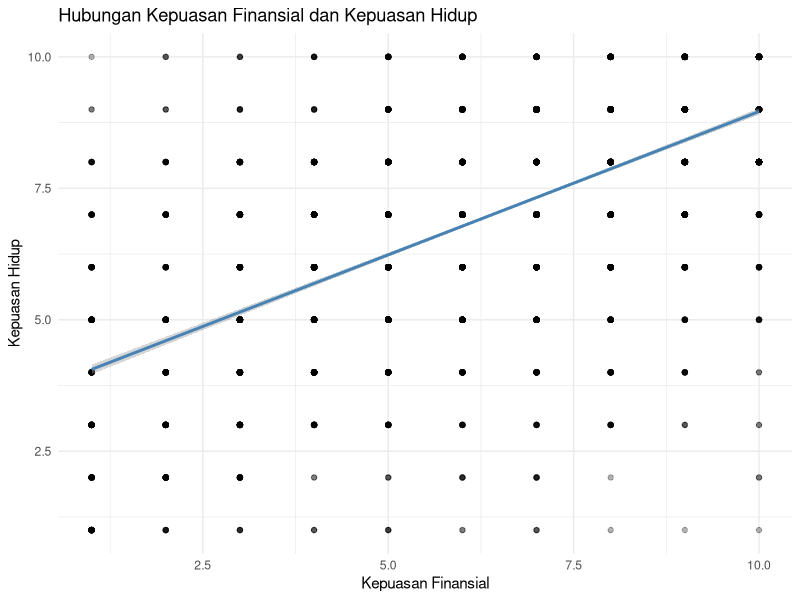
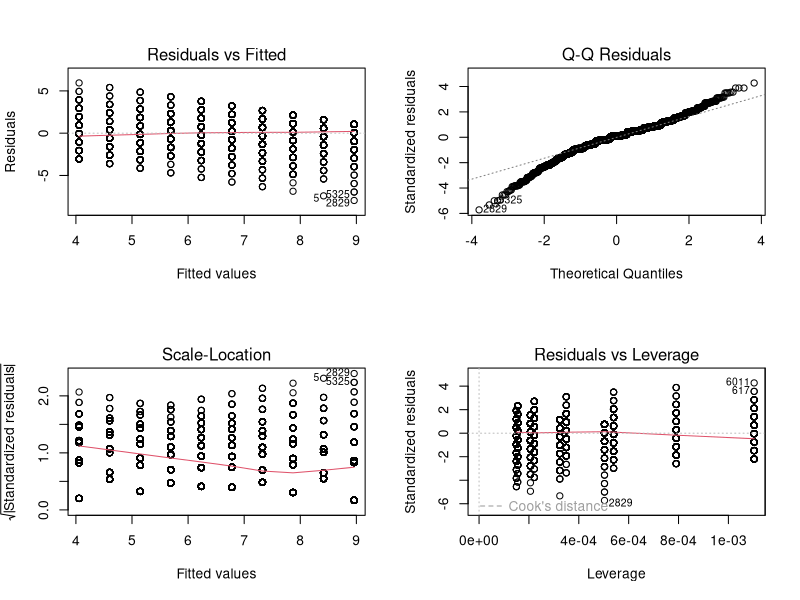
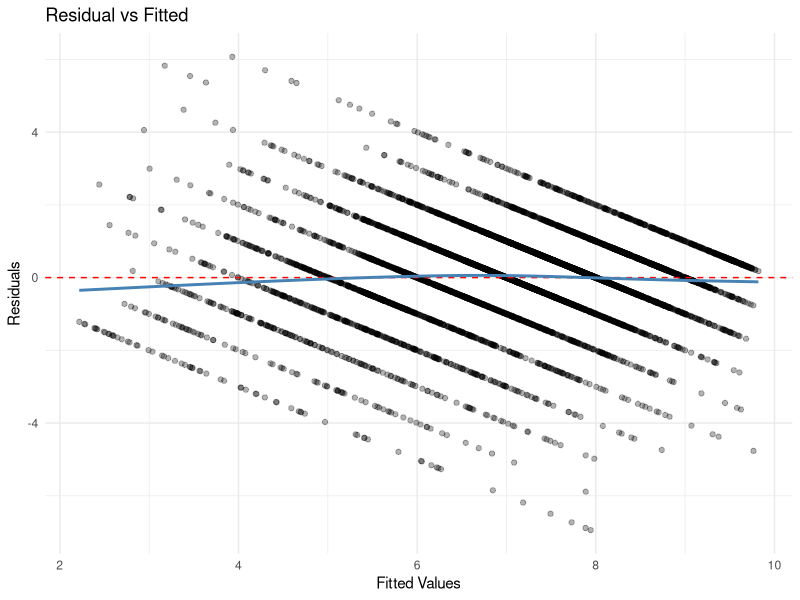
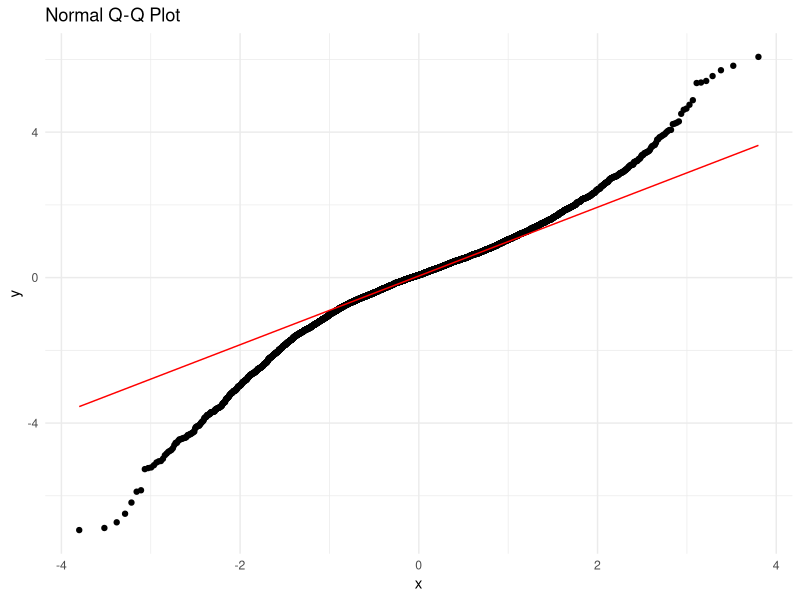
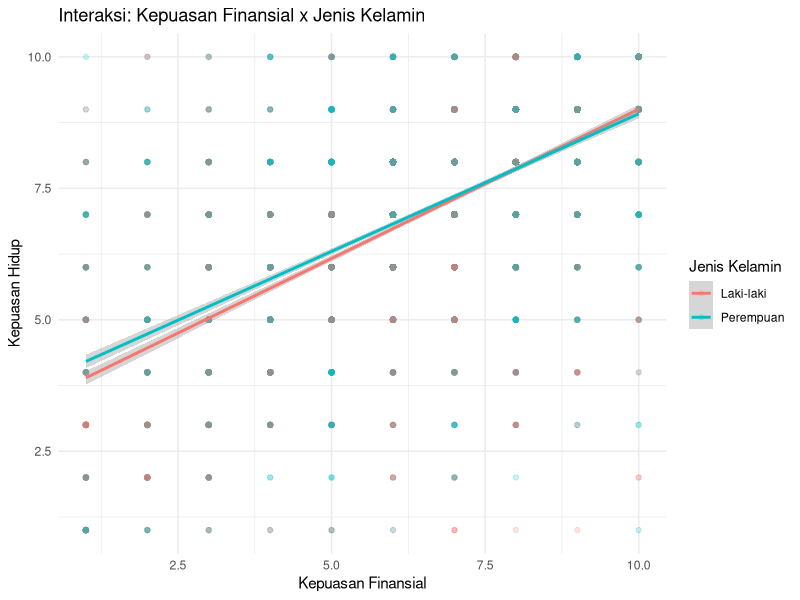

Write the R code that produced these figures, in order.
## ---- chunk 1
#| echo: false
#| warning: false
#| message: false
library(tidyverse)
library(readxl)
library(broom)
library(car)
library(lmtest)
library(sandwich)
library(knitr)
set.seed(2026)
## ---- chunk 2
#| echo: true
wvs <- read_excel("data/regresi/wvs1.xlsx")
glimpse(wvs)
## ---- chunk 3
#| echo: true
# Pilih variabel yang diperlukan dan hapus missing values
dat <- wvs |>
  select(kepuasan_hidup, kepuasan_finansial, religiusitas,
         kebebasan_memilih, usia, jenis_kelamin, negara) |>
  drop_na()

nrow(dat)
## ---- chunk 4
#| echo: true
cor(dat$kepuasan_finansial, dat$kepuasan_hidup)
## ---- chunk 5
#| echo: true
cor.test(dat$kepuasan_finansial, dat$kepuasan_hidup)
## ---- chunk 6
#| echo: true
#| output-location: slide
ggplot(dat, aes(x = kepuasan_finansial, y = kepuasan_hidup)) +
  geom_point(alpha = 0.3) +
  geom_smooth(method = "lm", color = "steelblue") +
  labs(
    title = "Hubungan Kepuasan Finansial dan Kepuasan Hidup",
    x = "Kepuasan Finansial",
    y = "Kepuasan Hidup"
  ) +
  theme_minimal()
## ---- chunk 7
#| echo: true
m1 <- lm(kepuasan_hidup ~ kepuasan_finansial, data = dat)
## ---- chunk 8
#| echo: true
summary(m1)
## ---- chunk 9
#| echo: true
tidy(m1, conf.int = TRUE)
## ---- chunk 10
#| echo: true
glance(m1)
## ---- chunk 11
#| echo: true
#| output-location: slide
par(mfrow = c(2, 2))
plot(m1)
## ---- chunk 12
#| echo: true
#| code-fold: true
#| code-summary: "Jawaban"
m_latihan <- lm(kepuasan_hidup ~ kebebasan_memilih, data = dat)
summary(m_latihan)
tidy(m_latihan, conf.int = TRUE)
## ---- chunk 13
#| echo: true
m2 <- lm(kepuasan_hidup ~ kepuasan_finansial + kebebasan_memilih,
         data = dat)
summary(m2)
## ---- chunk 14
#| echo: true
tidy(m2, conf.int = TRUE)
## ---- chunk 15
#| echo: true
m3 <- lm(kepuasan_hidup ~ kepuasan_finansial + kebebasan_memilih +
           religiusitas + usia, data = dat)
summary(m3)
## ---- chunk 16
#| echo: true
anova(m1, m2, m3)
## ---- chunk 17
#| echo: true
tibble(
  Model = c("m1 (finansial)",
            "m2 (+ kebebasan)",
            "m3 (+ religiusitas + usia)"),
  R2 = c(glance(m1)$r.squared,
         glance(m2)$r.squared,
         glance(m3)$r.squared),
  R2_adj = c(glance(m1)$adj.r.squared,
             glance(m2)$adj.r.squared,
             glance(m3)$adj.r.squared),
  AIC = c(AIC(m1), AIC(m2), AIC(m3)),
  f2 = R2_adj / (1 - R2_adj)
) |> kable(digits = 3)
## ---- chunk 18
#| echo: true
#| output-location: slide
ggplot(augment(m3), aes(x = .fitted, y = .resid)) +
  geom_point(alpha = 0.3) +
  geom_hline(yintercept = 0, linetype = "dashed", color = "red") +
  geom_smooth(se = FALSE, color = "steelblue") +
  labs(title = "Residual vs Fitted",
       x = "Fitted Values", y = "Residuals") +
  theme_minimal()
## ---- chunk 19
#| echo: true
#| output-location: slide
ggplot(augment(m3), aes(sample = .resid)) +
  stat_qq() +
  stat_qq_line(color = "red") +
  labs(title = "Normal Q-Q Plot") +
  theme_minimal()
## ---- chunk 20
#| echo: true
vif(m3)
## ---- chunk 21
#| echo: true
bptest(m3)
## ---- chunk 22
#| echo: true
coeftest(m3, vcov = vcovHC(m3, type = "HC3"))
## ---- chunk 23
#| echo: true
#| code-fold: true
#| code-summary: "Jawaban"
m_latihan2 <- lm(kepuasan_hidup ~ kepuasan_finansial + kebebasan_memilih +
                   religiusitas + usia, data = dat)
tidy(m_latihan2, conf.int = TRUE)
vif(m_latihan2)
## ---- chunk 24
#| echo: true
dat <- dat |>
  mutate(
    jenis_kelamin = factor(jenis_kelamin),
    negara = factor(negara)
  )
levels(dat$jenis_kelamin)
levels(dat$negara)
## ---- chunk 25
#| echo: true
m4 <- lm(kepuasan_hidup ~ kepuasan_finansial + kebebasan_memilih +
           religiusitas + usia + jenis_kelamin, data = dat)
summary(m4)
## ---- chunk 26
#| echo: true
tidy(m4, conf.int = TRUE) |> kable(digits = 3)
## ---- chunk 27
#| echo: true
m5 <- lm(kepuasan_hidup ~ kepuasan_finansial + kebebasan_memilih +
           religiusitas + usia + jenis_kelamin + negara, data = dat)
tidy(m5, conf.int = TRUE) |> kable(digits = 3)
## ---- chunk 28
#| echo: true
dat <- dat |>
  mutate(negara = relevel(negara, ref = "Singapura"))

m5b <- lm(kepuasan_hidup ~ kepuasan_finansial + kebebasan_memilih +
            religiusitas + usia + jenis_kelamin + negara, data = dat)
tidy(m5b, conf.int = TRUE) |> kable(digits = 3)
## ---- chunk 29
#| echo: true
m6 <- lm(kepuasan_hidup ~ kepuasan_finansial * jenis_kelamin +
           kebebasan_memilih + religiusitas + usia, data = dat)
tidy(m6, conf.int = TRUE) |> kable(digits = 3)
## ---- chunk 30
#| echo: true
#| output-location: slide
ggplot(dat, aes(x = kepuasan_finansial, y = kepuasan_hidup,
                color = jenis_kelamin)) +
  geom_point(alpha = 0.2) +
  geom_smooth(method = "lm") +
  labs(
    title = "Interaksi: Kepuasan Finansial x Jenis Kelamin",
    x = "Kepuasan Finansial",
    y = "Kepuasan Hidup",
    color = "Jenis Kelamin"
  ) +
  theme_minimal()
## ---- chunk 31
#| echo: true
tibble(
  Model = paste0("m", 1:6),
  Formula = c("finansial", "+ kebebasan",
              "+ religiusitas + usia", "+ jenis_kelamin",
              "+ negara", "finansial * jk + lainnya"),
  R2_adj = c(glance(m1)$adj.r.squared, glance(m2)$adj.r.squared,
             glance(m3)$adj.r.squared, glance(m4)$adj.r.squared,
             glance(m5)$adj.r.squared, glance(m6)$adj.r.squared),
  AIC = c(AIC(m1), AIC(m2), AIC(m3), AIC(m4), AIC(m5), AIC(m6)),
  f2 = R2_adj / (1 - R2_adj)
) |> kable(digits = 3)
## ---- chunk 32
#| echo: true
# Standardized: scaling semua variabel numerik
dat_scaled <- dat |>
  mutate(across(where(is.numeric), scale))

m3_std <- lm(kepuasan_hidup ~ kepuasan_finansial + kebebasan_memilih +
               religiusitas + usia, data = dat_scaled)
tidy(m3_std, conf.int = TRUE) |> kable(digits = 3)
## ---- chunk 33
#| echo: true
#| code-fold: true
#| code-summary: "Jawaban"
wvs2 <- read_excel("data/regresi/wvs2.xlsx")
wvs_all <- bind_rows(wvs, wvs2) |>
  select(kepuasan_hidup, kepuasan_finansial, religiusitas,
         kebebasan_memilih, usia, jenis_kelamin, negara) |>
  drop_na()

m_final <- lm(kepuasan_hidup ~ kepuasan_finansial + kebebasan_memilih +
                religiusitas + usia + jenis_kelamin + negara, data = wvs_all)
summary(m_final)
tidy(m_final, conf.int = TRUE)
